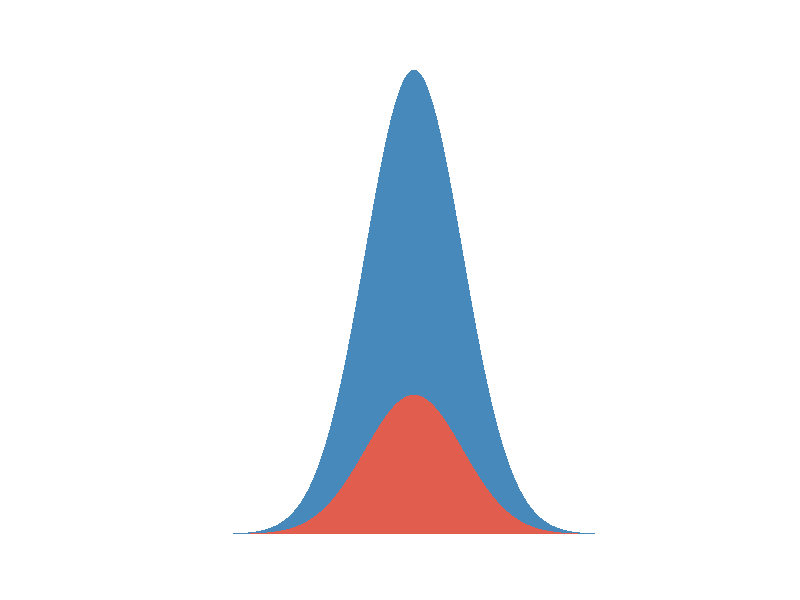

Write MATLAB code to recreate this figure.
%% 1. Place field variable + directionality

x = linspace(-5, 5, 100);
y1 = normpdf(x, 0, 1.2);
y2 = 0.3 *normpdf(x, 0, 1.2);

figure;
hold on;
area(x, y1, 'FaceColor', '#4789bb', 'EdgeColor', 'none');
area(x, y2, 'FaceColor', '#e15e4e', 'EdgeColor', 'none');
hold off;
axis off;
axis square;